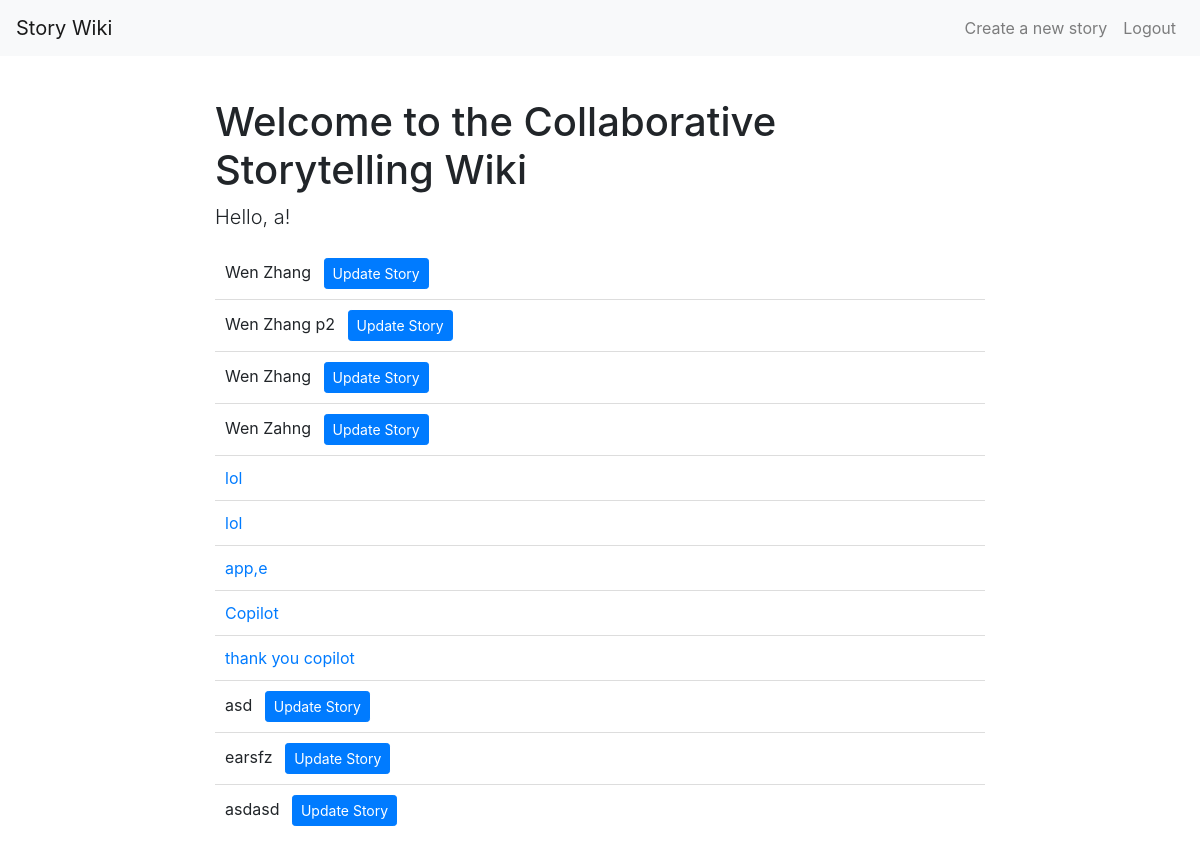
Screenshot of /index (signed in) with the database file from the repository.
### tables this page shows
CREATE TABLE stories (
            id INTEGER PRIMARY KEY AUTOINCREMENT,
            title TEXT NOT NULL,
            content TEXT NOT NULL,
            created_at TIMESTAMP DEFAULT CURRENT_TIMESTAMP
        );

### __init__.py (the view)
@app.route('/')
@app.route('/index')
def index():
    if 'user_id' not in session:
        return redirect(url_for('login'))
    user_id = session['user_id']
    conn = sqlite3.connect('database.db')
    cursor = conn.cursor()
    cursor.execute('''
        SELECT stories.id, stories.title,
        (SELECT COUNT(*) FROM contributions WHERE story_id = stories.id AND user_id = ?) as contributed
        FROM stories
    ''', (user_id,))
    stories = cursor.fetchall()
    conn.close()
    return render_template('index.html', stories=stories, user_id=user_id)

### templates/index.html (shortened to what this page needs)
<!DOCTYPE html>
<html lang="en">
<head>
    <link href="https://stackpath.bootstrapcdn.com/bootstrap/4.5.2/css/bootstrap.min.css" rel="stylesheet">
</head>
<body>
    <nav class="navbar navbar-expand-lg navbar-light bg-light fixed-top">
        <a class="navbar-brand" href="#">Story Wiki</a>
        <div class="collapse navbar-collapse">
            <ul class="navbar-nav ml-auto">
                <li class="nav-item">
                    <a class="nav-link" href="{{ url_for('create_story') }}">Create a new story</a>
                </li>
                <li class="nav-item">
                    <a class="nav-link" href="{{ url_for('logout') }}">Logout</a>
                </li>
            </ul>
        </div>
    </nav>
    <div class="container">
        <h1 class="mt-5">Welcome to the Collaborative Storytelling Wiki</h1>
        <p class="lead">Hello, {{ session.username }}!</p>
        <ul class="story-list">
            {% for story in stories %}
                <li>
                    {% if story[2] == 1 %}
                        <a href="{{ url_for('view_story', story_id=story[0]) }}">{{ story[1] }}</a>
                    {% else %}
                        {{ story[1] }}
                    {% endif %}
                    {% if story[2] == 0 %}
                        <a class="btn btn-sm btn-primary ml-2" href="{{ url_for('update_story', story_id=story[0]) }}">Update Story</a>
                    {% endif %}
                </li>
            {% endfor %}
        </ul>
    </div>
</body>
</html>

### templates/index.html (style rules this page uses)
body { padding-top: 50px; }
.container { max-width: 800px; }
.story-list { list-style-type: none; padding: 0; }
.story-list li { padding: 10px; border-bottom: 1px solid #ddd; }
.story-list li:last-child { border-bottom: none; }

### rows the page displays
stories: title "Wen Zhang"
stories: title "Wen Zhang p2"
stories: title "Wen Zhang"
stories: title "Wen Zahng"
stories: title "lol"
stories: title "lol"
stories: title "app,e"
stories: title "Copilot"
stories: title "thank you copilot"
stories: title "asd"
stories: title "earsfz"
stories: title "asdasd"

### other values shown
{{ session.username }} "a"
